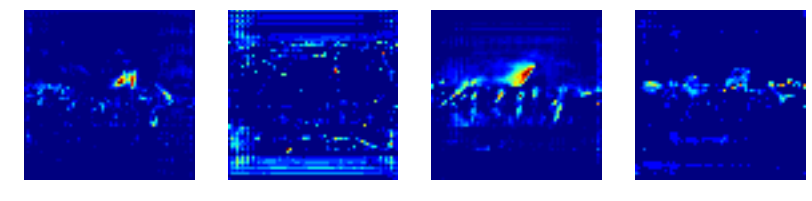
#> input picture scripts/detection/Mask_RCNN-master/assets/detection_activations.png, 812 x 201 px, given as the content of the folder ../Images/3_dias/Normais/images/, which was not available
$ jupyter execute BoundBoxes.ipynb
#> lines starting #> are read from the running program, lines starting #| are printed output that depends on the picture; pictures that were not available may be replaced by others from this repository, and a replacement may not be noted
[cell 1]
import cv2
import matplotlib.pyplot as plt
import numpy as np
import os
import pickle
# import dicttoxml

[cell 2]
IMGS_PATH = "../Images/3_dias/Normais/images/"
# MASKS_PATH = "../Images/3_dias/Normais/masks/"
IMGS_BOUND_PATH = "../Images/3_dias/Normais/images_bound"
# MASKS_BOUND_PATH = "../Images/3_dias/Normais/masks_cut"

# [14 lines left out: function imshow_components, not called in this run]

def find_extremes(img):
    north = [0, 0]
    south = [0, 0]
    east =[0, 0]
    west = [0, 0]
    for y in range(img.shape[0]):
        for x in range(img.shape[1]):
            if img[y][x] == True:
                if north == [0,0] or west == [0,0]:
                    north = [y,x]
                    west = [y,x]
                if y < north[0]:
                    north = [y,x]
                if x > east[1]:
                    east = [y,x]
                if y > south[0]:
                    south = [y,x]
                if x < west[1]:
                    west = [y,x]
    return north, south, east, west

# [8 lines left out: function draw_box, not called in this run]

def get_image(img_name):
    image_path = os.path.join(IMGS_PATH, img_name)
    image = cv2.imread(image_path,1)
    image = cv2.cvtColor(image, cv2.COLOR_BGR2RGB)

    info = {
        "path": image_path,
        "boxes":[]
    }

    return image, info


# [7 lines left out: function get_image_pair, not called in this run]

def pre_process(image):
    kernel = np.ones((2,2),np.uint8)

    opening_img = cv2.morphologyEx(cv2.cvtColor(image, cv2.COLOR_RGB2GRAY), cv2.MORPH_OPEN, kernel)

    th,thresh_img = cv2.threshold(opening_img, 50, 255, cv2.THRESH_TOZERO)


    num_components, components = cv2.connectedComponents(thresh_img, connectivity=8)
    print("Number of components:", num_components)


#     plt.figure(figsize=(50, 50))
#     plt.imshow(thresh_img, cmap='gray')
#     plt.show()

    return num_components, components, thresh_img

# [43 lines left out: functions save_image, save_images, grid_image, not called in this run]

def bound_images_func(image_names, hasMask = False):
    for image_name in image_names:
        if hasMask is True:
            image, mask = get_image_pair(image_name)
        else:
            image, info = get_image(image_name)

        print(image.shape)

        num_components, components, processed_image = pre_process(image)

        # imshow_components(components)


        for component_idx in range(1, num_components - 1):
            if np.count_nonzero(components == component_idx) < 100:
#                 print(np.count_nonzero(components == component_idx))
                continue
            component = components[:,:] == component_idx
            north, south, east, west = find_extremes(component)
            if abs(north[0] - south[0]) < 40 or abs(east[1] - west[1]) < 40:
                print("Corte pequeno demais")
                continue

            box = {
                "class": "Normal",
                "xmax":south[0],
                "xmin":north[0],
                "ymax":east[1],
                "ymin":west[1],
            }

            info["boxes"].append(box)

        a_file = open(f"{os.path.join(IMGS_BOUND_PATH, image_name.split('.')[0])}.pkl", "wb")
        pickle.dump(info, a_file)
        a_file.close()

[cell 3]
image_names = os.listdir(IMGS_PATH)

import multiprocessing

# Yield successive n-sized
# chunks from l.
def divide_chunks(l, n):

    # looping till length l
    for i in range(0, len(l), n):
        yield l[i:i + n]

inputs = list(divide_chunks(image_names, 3))

processes = list()

for input in inputs:
    x = multiprocessing.Process(target=bound_images_func, args=(input, False,))
    processes.append(x)
    x.start()
#> this loop made 1 pass
#| Number of components: 112
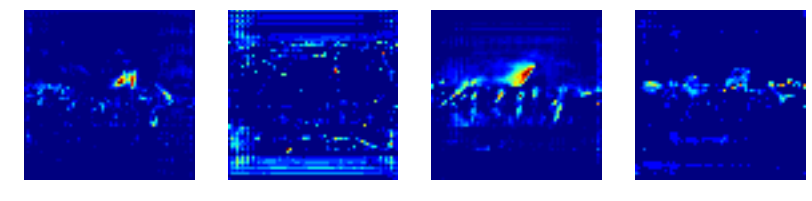
#> input picture scripts/detection/Mask_RCNN-master/assets/detection_activations.png, 812 x 201 px, given as the content of the folder ../Images/3_dias/Normais/images/, which was not available
#> pass 1, in pre_process, `opening_img = cv2.morphologyEx(cv2.cvtColor(image, cv2.COLOR_RGB2GRAY)..`:
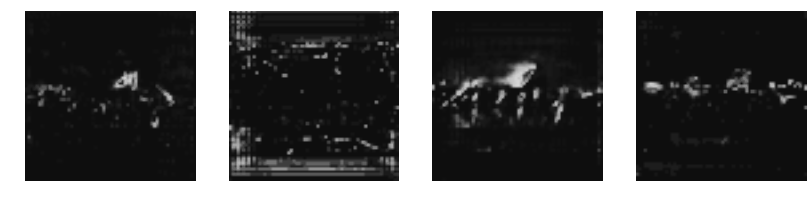
#> opening_img: shape (201, 812); min 14, max 255, mean 89.6
#> pass 1, in pre_process, `th,thresh_img = cv2.threshold(opening_img, 50, 255, cv2.THRESH_TOZERO)`:
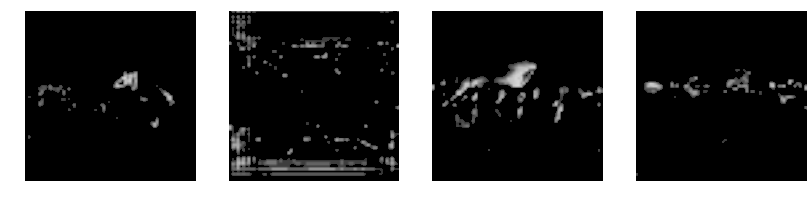
#> thresh_img: shape (201, 812); min 0, max 255, mean 78.6
#> pass 1, in pre_process, `num_components, components = cv2.connectedComponents(thresh_img, conne..`:
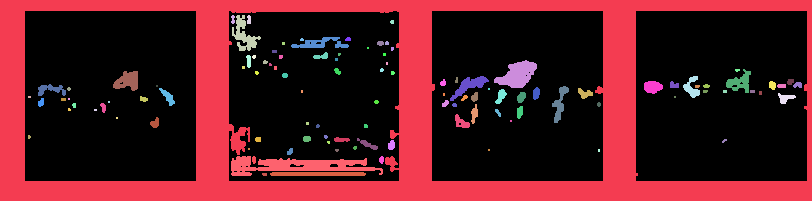
#> components: shape (201, 812) int32; 112 distinct labels, from 0 to 111; one colour per label, 0 black
